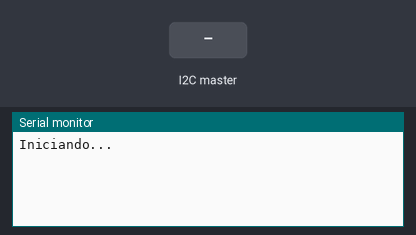
Bench run of a sketch on a simulated Arduino Uno, built with avr-gcc and run on an emulated ATmega328P. On the bench: the last lines printed to the serial monitor. Inputs (shaded band) come from the test bench.

Above: at 1.2 s.
1.3 s: the I2C master sends the byte 1
At 1.9 s:
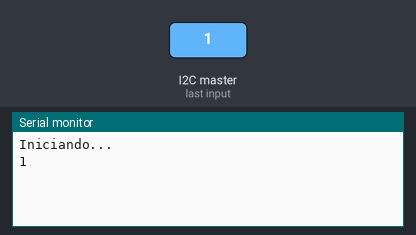
2.8 s: the I2C master sends the byte 0
At 4.2 s:
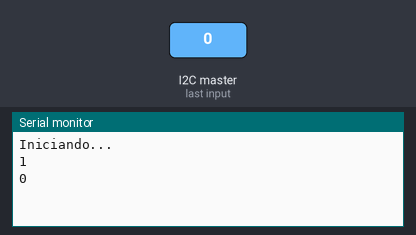

Measured:
- after the input at 1.3 s, the serial monitor: prints a new line at once (image 1)
- after the input at 2.8 s, the serial monitor: prints a new line at once (image 2)

The sketch:

slave.ino
```cpp
#include <Wire.h>
const unsigned char CM_CFG = 0x10;
const unsigned char CM_RDI = 0x20;
const unsigned char CM_WDO = 0x21;
const unsigned char CM_RAI = 0x22;
const unsigned char CM_WAO = 0x23;

const byte DIR_I2C = 0x8;//Direccion I2C
byte CM = 0x0;//Código de Mensaje
byte analogInput[32];

void setup() {
  Serial.begin(9600);
  Serial.println("Iniciando...");


  Wire.begin(DIR_I2C);
  Wire.onReceive(receiveEvent);
  Wire.onRequest(requestEvent);

}

void loop() {
  delay(100);
}

//###Funciones primitivas
void serialPrintf(char* formato, char valor) {
     char texto[128];
     sprintf(texto, formato, valor);
     Serial.println(texto);
}
uint8_t getPinMode(uint8_t pin){
  uint8_t bit = digitalPinToBitMask(pin);
  uint8_t port = digitalPinToPort(pin);
  volatile uint8_t *reg = portModeRegister(port);
  if (*reg & bit) { return OUTPUT; }
  else { return INPUT; }
}
void parseAnalogInput(int val, byte pos){
  analogInput[(2*pos)] = (val & 0xff00) >> 8;
  analogInput[(2*pos)+1] = val & 0x00ff;
}

//read_i2c_block_data(DIR, #BYTES)
void requestEvent() {
  char* msg = "";
  //Responderá al masters segun ultimo codigo de mensaje
  switch (CM) {
    case CM_CFG://0x10
      //TODO: Armar mensaje de la CONFIGURACION actual del Arduino
      //Serial.println("Procesar CFG");
      msg = "1";
      break;
    case CM_RDI://0x20
      //TODO: Armar mensaje de entradas DIGITALES actuales del Arduino
      //Serial.println("Procesar RDI");
      msg = "2";
      break;
    case CM_RAI://0x22
      //TODO: Armar mensaje de entradas ANALOGICAS actuales del Arduino
      //Serial.println("Processar RAI");
      msg = "3";
      break;
    default:
      //Serial.println("El Código de Mansaje  no requiere respuesta");
      msg = "9";
      break;
  }

  Wire.write(msg);
  //serialPrintf("Procesando Código de Mansaje actual=0x%x", CM);
}
//write_i2c_block_data()
void receiveEvent(int howMany) {
  //if (Wire.available()>1)
    //Wire.read();

  if (Wire.available()) {
    //Se actualiza CM para saber si es necesario procesar el mensaje para actualizar salidas
    //o si es solo el codigo de lo que el master le pedirá en el request.
    CM = Wire.read();
    //serialPrintf("Nuevo Código de Mansaje recibido=0x%x", CM);
  }
  Serial.println(CM);
  /*while (Wire.available()) {
    //Se actualiza CM para saber si es necesario procesar el mensaje para actualizar salidas
    //o si es solo el codigo de lo que el master le pedirá en el request.
    //serialPrintf("DATOS=0x%x", Wire.read());
  }
  switch (CM) {
    case CM_WDO://0x21
      //Es necesario parsear el resto del mensaje como valores digitales autoindexados
      Serial.println("Setear salidas DIGITALES con estados recibidos en mensaje");
      break;
    case CM_WAO://0x23
       //Es necesario parsear el resto del mensaje como valores analogicos indexados
      Serial.println("Setear salidas ANALOGICAS con valores recibidos en mensaje");
      break;
    default:
      Serial.println("El Código de Manesaje no requiere actualizar salidas");
      break;
  }
  */
}
```
